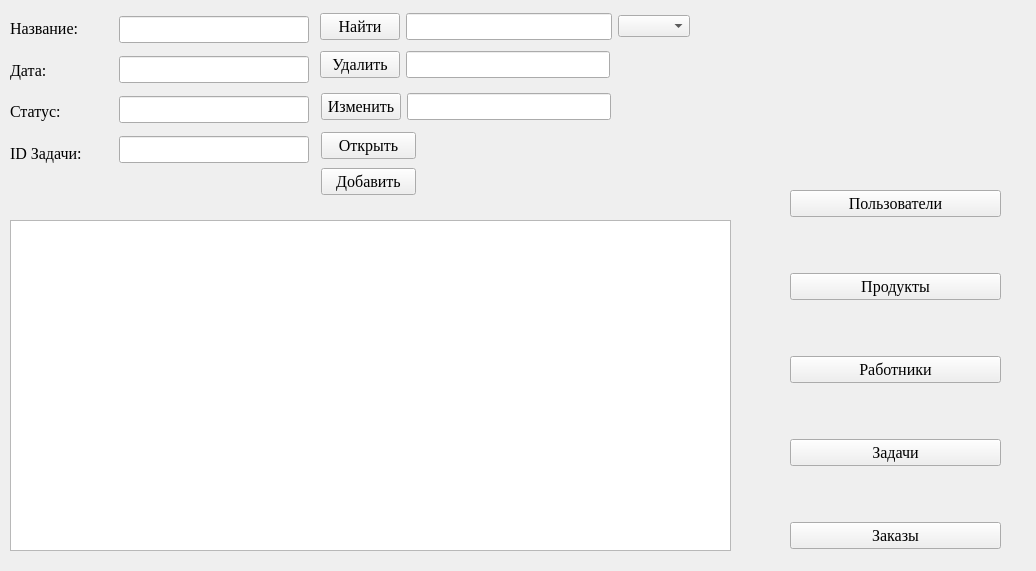
<?xml version="1.0" encoding="UTF-8"?>
<ui version="4.0">
 <class>Form</class>
 <widget class="QWidget" name="Form">
  <property name="geometry">
   <rect>
    <x>0</x>
    <y>0</y>
    <width>1036</width>
    <height>571</height>
   </rect>
  </property>
  <property name="windowTitle">
   <string>Otcheti</string>
  </property>
  <widget class="QWidget" name="layoutWidget">
   <property name="geometry">
    <rect>
     <x>10</x>
     <y>10</y>
     <width>105</width>
     <height>161</height>
    </rect>
   </property>
   <layout class="QVBoxLayout" name="verticalLayout_3">
    <item>
     <widget class="QLabel" name="label_5">
      <property name="font">
       <font>
        <family>Times New Roman</family>
        <pointsize>12</pointsize>
       </font>
      </property>
      <property name="text">
       <string>Название:</string>
      </property>
     </widget>
    </item>
    <item>
     <widget class="QLabel" name="label_6">
      <property name="font">
       <font>
        <family>Times New Roman</family>
        <pointsize>12</pointsize>
       </font>
      </property>
      <property name="text">
       <string>Дата:</string>
      </property>
     </widget>
    </item>
    <item>
     <widget class="QLabel" name="label_7">
      <property name="font">
       <font>
        <family>Times New Roman</family>
        <pointsize>12</pointsize>
       </font>
      </property>
      <property name="text">
       <string>Статус:</string>
      </property>
     </widget>
    </item>
    <item>
     <widget class="QLabel" name="label_8">
      <property name="font">
       <font>
        <family>Times New Roman</family>
        <pointsize>12</pointsize>
       </font>
      </property>
      <property name="text">
       <string>ID Задачи:</string>
      </property>
     </widget>
    </item>
   </layout>
  </widget>
  <widget class="QWidget" name="layoutWidget_5">
   <property name="geometry">
    <rect>
     <x>320</x>
     <y>10</y>
     <width>370</width>
     <height>33</height>
    </rect>
   </property>
   <layout class="QHBoxLayout" name="horizontalLayout_4">
    <item>
     <widget class="QPushButton" name="pbfind">
      <property name="font">
       <font>
        <family>Times New Roman</family>
        <pointsize>12</pointsize>
       </font>
      </property>
      <property name="text">
       <string>Найти</string>
      </property>
     </widget>
    </item>
    <item>
     <widget class="QLineEdit" name="lefind">
      <property name="font">
       <font>
        <family>Times New Roman</family>
        <pointsize>12</pointsize>
       </font>
      </property>
     </widget>
    </item>
    <item>
     <widget class="QComboBox" name="cbfind"/>
    </item>
   </layout>
  </widget>
  <widget class="QWidget" name="layoutWidget_3">
   <property name="geometry">
    <rect>
     <x>321</x>
     <y>129</y>
     <width>95</width>
     <height>71</height>
    </rect>
   </property>
   <layout class="QVBoxLayout" name="verticalLayout_2">
    <item>
     <widget class="QPushButton" name="pbopen">
      <property name="font">
       <font>
        <family>Times New Roman</family>
        <pointsize>12</pointsize>
       </font>
      </property>
      <property name="text">
       <string>Открыть</string>
      </property>
     </widget>
    </item>
    <item>
     <widget class="QPushButton" name="pbinsert">
      <property name="font">
       <font>
        <family>Times New Roman</family>
        <pointsize>12</pointsize>
       </font>
      </property>
      <property name="text">
       <string>Добавить</string>
      </property>
     </widget>
    </item>
   </layout>
  </widget>
  <widget class="QWidget" name="layoutWidget_2">
   <property name="geometry">
    <rect>
     <x>321</x>
     <y>90</y>
     <width>290</width>
     <height>33</height>
    </rect>
   </property>
   <layout class="QHBoxLayout" name="horizontalLayout_2">
    <item>
     <widget class="QPushButton" name="pbchange">
      <property name="font">
       <font>
        <family>Times New Roman</family>
        <pointsize>12</pointsize>
       </font>
      </property>
      <property name="text">
       <string>Изменить</string>
      </property>
     </widget>
    </item>
    <item>
     <widget class="QLineEdit" name="lechange">
      <property name="font">
       <font>
        <family>Times New Roman</family>
        <pointsize>12</pointsize>
       </font>
      </property>
     </widget>
    </item>
   </layout>
  </widget>
  <widget class="QTableWidget" name="twotcheti">
   <property name="geometry">
    <rect>
     <x>10</x>
     <y>220</y>
     <width>721</width>
     <height>331</height>
    </rect>
   </property>
  </widget>
  <widget class="QWidget" name="layoutWidget_4">
   <property name="geometry">
    <rect>
     <x>119</x>
     <y>9</y>
     <width>190</width>
     <height>164</height>
    </rect>
   </property>
   <layout class="QVBoxLayout" name="verticalLayout">
    <item>
     <widget class="QLineEdit" name="lenazvanie">
      <property name="font">
       <font>
        <family>Times New Roman</family>
        <pointsize>12</pointsize>
       </font>
      </property>
     </widget>
    </item>
    <item>
     <widget class="QLineEdit" name="ledata">
      <property name="font">
       <font>
        <family>Times New Roman</family>
        <pointsize>12</pointsize>
       </font>
      </property>
     </widget>
    </item>
    <item>
     <widget class="QLineEdit" name="lestatus">
      <property name="font">
       <font>
        <family>Times New Roman</family>
        <pointsize>12</pointsize>
       </font>
      </property>
     </widget>
    </item>
    <item>
     <widget class="QLineEdit" name="leidzadaci">
      <property name="font">
       <font>
        <family>Times New Roman</family>
        <pointsize>12</pointsize>
       </font>
      </property>
     </widget>
    </item>
   </layout>
  </widget>
  <widget class="QWidget" name="layoutWidget_6">
   <property name="geometry">
    <rect>
     <x>320</x>
     <y>48</y>
     <width>290</width>
     <height>33</height>
    </rect>
   </property>
   <layout class="QHBoxLayout" name="horizontalLayout_3">
    <item>
     <widget class="QPushButton" name="pbdelete">
      <property name="font">
       <font>
        <family>Times New Roman</family>
        <pointsize>12</pointsize>
       </font>
      </property>
      <property name="text">
       <string>Удалить</string>
      </property>
     </widget>
    </item>
    <item>
     <widget class="QLineEdit" name="ledelete">
      <property name="font">
       <font>
        <family>Times New Roman</family>
        <pointsize>12</pointsize>
       </font>
      </property>
     </widget>
    </item>
   </layout>
  </widget>
  <widget class="QWidget" name="layoutWidget_7">
   <property name="geometry">
    <rect>
     <x>790</x>
     <y>140</y>
     <width>211</width>
     <height>461</height>
    </rect>
   </property>
   <layout class="QGridLayout" name="gridLayout_2">
    <item row="0" column="0">
     <widget class="QPushButton" name="pbpolzovateli">
      <property name="font">
       <font>
        <family>Times New Roman</family>
        <pointsize>12</pointsize>
       </font>
      </property>
      <property name="text">
       <string>Пользователи</string>
      </property>
     </widget>
    </item>
    <item row="2" column="0">
     <widget class="QPushButton" name="pbrabotniki">
      <property name="font">
       <font>
        <family>Times New Roman</family>
        <pointsize>12</pointsize>
       </font>
      </property>
      <property name="text">
       <string>Работники</string>
      </property>
     </widget>
    </item>
    <item row="1" column="0">
     <widget class="QPushButton" name="pbproducti">
      <property name="font">
       <font>
        <family>Times New Roman</family>
        <pointsize>12</pointsize>
       </font>
      </property>
      <property name="text">
       <string>Продукты</string>
      </property>
     </widget>
    </item>
    <item row="3" column="0">
     <widget class="QPushButton" name="pbzadaci">
      <property name="font">
       <font>
        <family>Times New Roman</family>
        <pointsize>12</pointsize>
       </font>
      </property>
      <property name="text">
       <string>Задачи</string>
      </property>
     </widget>
    </item>
    <item row="4" column="0">
     <widget class="QPushButton" name="pbzakazi">
      <property name="font">
       <font>
        <family>Times New Roman</family>
        <pointsize>12</pointsize>
       </font>
      </property>
      <property name="text">
       <string>Заказы</string>
      </property>
     </widget>
    </item>
   </layout>
  </widget>
 </widget>
 <resources/>
 <connections/>
</ui>
